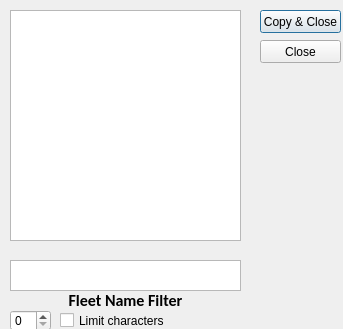
<?xml version="1.0" encoding="UTF-8"?>
<ui version="4.0">
 <class>fleetBrowser</class>
 <widget class="QDialog" name="fleetBrowser">
  <property name="geometry">
   <rect>
    <x>0</x>
    <y>0</y>
    <width>343</width>
    <height>329</height>
   </rect>
  </property>
  <property name="windowTitle">
   <string>Filtered List Dialog</string>
  </property>
  <widget class="QListWidget" name="itemList">
   <property name="geometry">
    <rect>
     <x>10</x>
     <y>10</y>
     <width>231</width>
     <height>231</height>
    </rect>
   </property>
  </widget>
  <widget class="QPushButton" name="copyItemSearch">
   <property name="geometry">
    <rect>
     <x>260</x>
     <y>10</y>
     <width>81</width>
     <height>23</height>
    </rect>
   </property>
   <property name="text">
    <string>Copy &amp;&amp; Close</string>
   </property>
  </widget>
  <widget class="QCheckBox" name="charLimiterCheckBox">
   <property name="geometry">
    <rect>
     <x>60</x>
     <y>310</y>
     <width>111</width>
     <height>21</height>
    </rect>
   </property>
   <property name="text">
    <string>Limit characters</string>
   </property>
  </widget>
  <widget class="QSpinBox" name="charLimiter">
   <property name="geometry">
    <rect>
     <x>10</x>
     <y>310</y>
     <width>41</width>
     <height>21</height>
    </rect>
   </property>
  </widget>
  <widget class="QPlainTextEdit" name="filterBox">
   <property name="geometry">
    <rect>
     <x>10</x>
     <y>260</y>
     <width>231</width>
     <height>31</height>
    </rect>
   </property>
   <property name="tabChangesFocus">
    <bool>true</bool>
   </property>
  </widget>
  <widget class="QLabel" name="filterLabel">
   <property name="geometry">
    <rect>
     <x>10</x>
     <y>290</y>
     <width>231</width>
     <height>21</height>
    </rect>
   </property>
   <property name="font">
    <font>
     <family>Calibri</family>
     <pointsize>12</pointsize>
     <weight>75</weight>
     <italic>false</italic>
     <bold>true</bold>
    </font>
   </property>
   <property name="layoutDirection">
    <enum>Qt::LeftToRight</enum>
   </property>
   <property name="text">
    <string>Fleet Name Filter</string>
   </property>
   <property name="alignment">
    <set>Qt::AlignCenter</set>
   </property>
  </widget>
  <widget class="QPushButton" name="itemSearchClose">
   <property name="geometry">
    <rect>
     <x>260</x>
     <y>40</y>
     <width>81</width>
     <height>23</height>
    </rect>
   </property>
   <property name="text">
    <string>Close</string>
   </property>
  </widget>
 </widget>
 <resources/>
 <connections/>
</ui>
